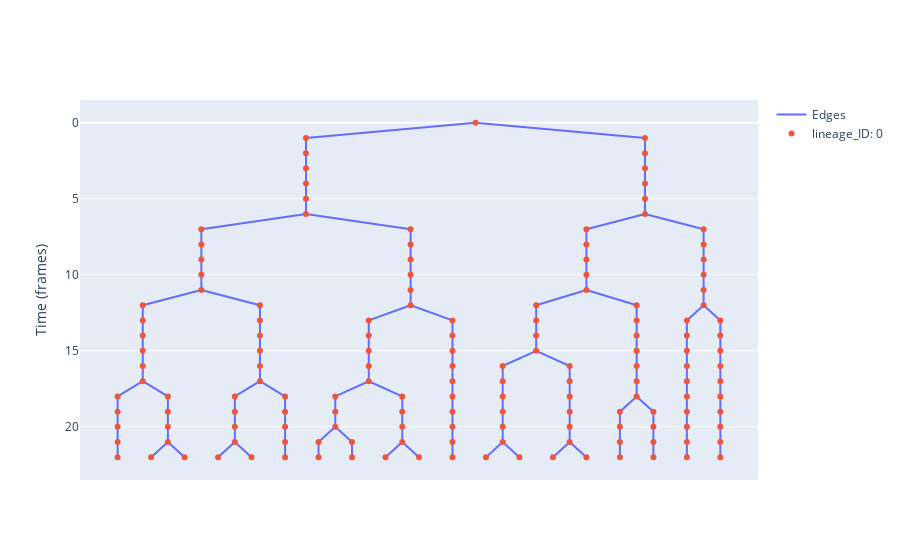

Notebook code cell kept with this figure:
### Code cell
lin0_1.plot(node_hover_features=["cell_ID", "absolute_age", "relative_age"])

### Figure 1 — Plotly figure (JSON) as saved in the notebook; plotly's stock layout.template omitted (floating-point values rounded to 4 significant figures; data arrays with more than 128 entries replaced by an {"elided": "..."} marker saying what was removed)
{"data": [{"mode": "lines", "name": "Edges", "type": "scatter", "x": {"elided": "453 float values"}, "y": {"elided": "453 int values"}}, {"hoverinfo": "text", "hovertemplate": "%{text}", "mode": "markers", "name": "lineage_ID: 0", "text": {"elided": "152 str values"}, "type": "scatter", "x": {"elided": "152 float values"}, "y": {"elided": "152 int values"}}], "layout": {"hovermode": "closest", "showlegend": true, "title": {}, "xaxis": {"showgrid": false, "showticklabels": false, "zeroline": false}, "yaxis": {"autorange": "reversed", "showgrid": true, "title": {"text": "Time (frames)"}, "zeroline": true}}}
